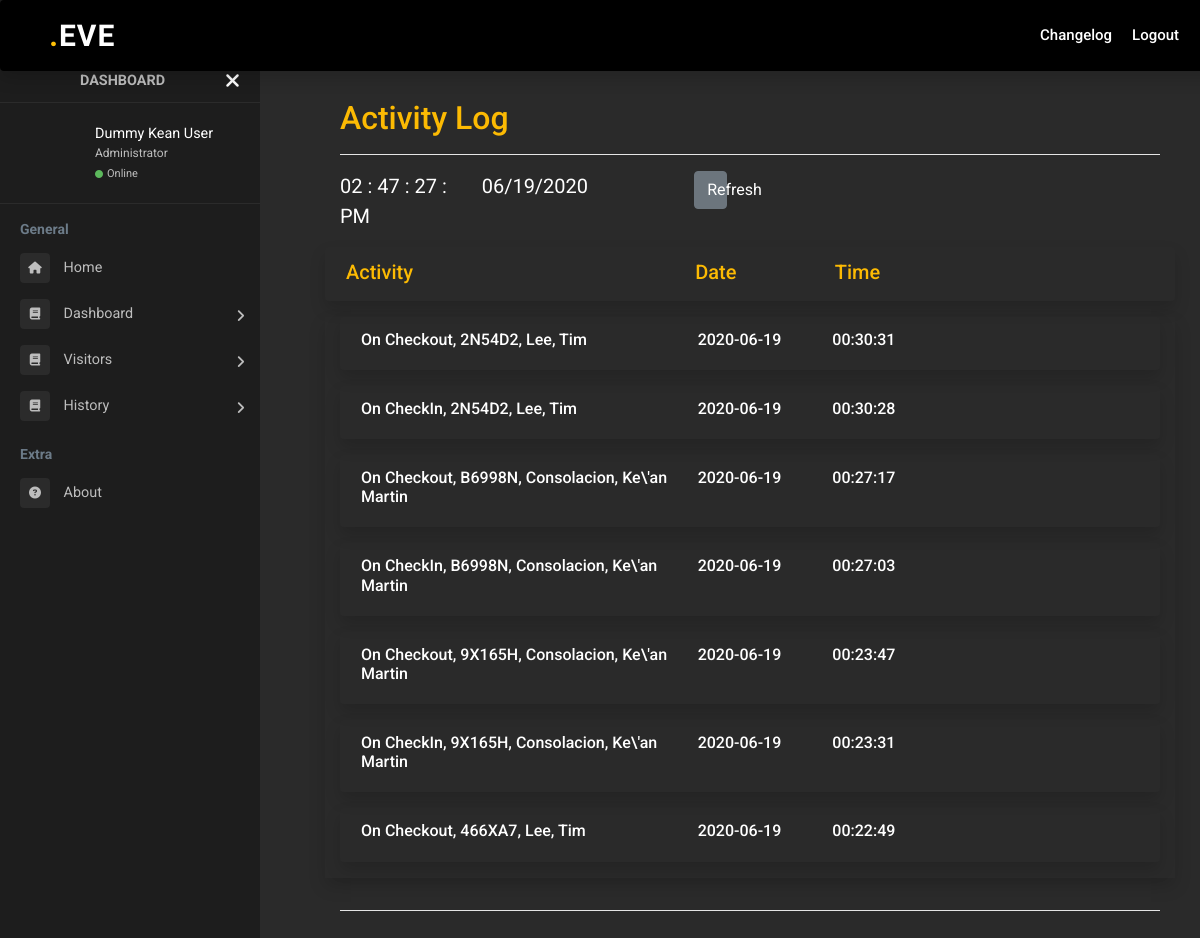
/eve/module-admin/admin-security/admin-security-activity-log.php (signed in), run on the app's committed database.
### tables this page shows
CREATE TABLE `activity_log` (
  `description` varchar(255) NOT NULL,
  `timeCreated` time NOT NULL,
  `date` date NOT NULL
);

### eve/module-admin/admin-security/admin-security-activity-log.php (called while the page is built, shortened)
<?php
  require_once 'admin-view/header/header-welcome-login.php';
  require_once 'admin-view/navbar/navbar-admin.php';
  require_once 'admin-view/sidebar/sidebar-admin.php';
  require_once 'admin-view/content/content-admin-security-activity-log.php';
  require_once 'admin-view/footer/footer-main.php';
 ?>

### eve/module-admin/admin-security/admin-security-process/process-activity-log.php (the view, shortened to what this page needs)
<?php
    function getActivityLog(){
        @include('../../library-process/connection.php');
        $query = 'SELECT * FROM activity_log ORDER BY date, timeCreated DESC';
        $pStatement = $conn->prepare($query);
        $pStatement->execute();
        $result = $pStatement->get_result();
        while($row = $result->fetch_assoc()){
            echo '<div class="alert alert-shadow flex-column align-items-start shadow" role="alert">
              <div class="row">
                <div class="col-5">
                   <h6>'.$row['description'].'</h6>
                </div>
                <div class="col-2">
                    <h6>'.$row['date'].'</h6>
                </div>
                <div class="col-2">
                    <h6>'.$row['timeCreated'].'
                </div>
              </div>
            </div>';
        }
    }
?>

### eve/module-admin/admin-security/admin-view/header/header-welcome-login.php (shortened to what this page needs)
<html lang="en">
  <head>
    <link rel="stylesheet" href="https://maxcdn.bootstrapcdn.com/bootstrap/4.0.0/css/bootstrap.min.css">
    <link rel="stylesheet" href="https://stackpath.bootstrapcdn.com/bootstrap/4.4.1/css/bootstrap.min.css">
    <link rel="stylesheet" href="https://cdnjs.cloudflare.com/ajax/libs/font-awesome/4.7.0/css/font-awesome.min.css">
    <link href="https://use.fontawesome.com/releases/v5.0.6/css/all.css" rel="stylesheet">
    <link rel="stylesheet" type="text/css" href="../admin-event/admin-css/admin.css">
  </head>
  <body onload="realtimeDate(), realtimeClock()">

### eve/module-admin/admin-security/admin-view/navbar/navbar-admin.php (shortened to what this page needs)
<div class="navbar">
  <nav class="navbar navbar-expand-md navbar-dark  navbar-custom shadow rounded row fixed-top mb-5 ml-auto">
    <div class=" col-xl-4">
      <a href="admin-security-dashboard.php" class="navbar-brand nav-title"><span class="yellow">.</span>EVE</a>
    </div>
    <div class="navbar-collapse collapse ml-auto">
      <ul class="navbar-nav ml-auto">
          <li class="nav-item">
              <a class="nav-text navlink" href="changelog.php">Changelog</a>
          </li>
          <li class="nav-item">
              <a class="nav-text navlink" data-toggle="modal" data-target="#logoutModal" href="#landing.php">Logout</a>
          </li>
        </ul>
    </div>
  </nav>
</div>

### eve/module-admin/admin-security/admin-view/sidebar/sidebar-admin.php (shortened to what this page needs)
<div class="page-wrapper chiller-theme toggled">
  <nav id="sidebar" class="sidebar-wrapper">
    <div class="sidebar-content">
      <div class="sidebar-brand">
        <a href="#" class="text-center">DASHBOARD</a>
        <div id="close-sidebar">
          <i class="fas fa-times"></i>
        </div>
      </div>
      <div class="sidebar-header">
        <div class="user-pic">
        </div>
        <div class="user-info">
          <span class="user-name"><?php echo "Dummy Kean User"; ?></span>
          <span class="user-role">Administrator</span>
          <span class="user-status"><i class="fa fa-circle"></i><span>Online</span></span>
        </div>
      </div>
      <div class="sidebar-menu">
        <ul>
          <li class="header-menu">
            <span>General</span>
          </li>
          <li>
            <a href="admin-security-home.php">
              <i class="fa fa-home"></i>
              <span>Home</span>
            </a>
          </li>
          <li class="sidebar-dropdown">
            <a href="#">
              <i class="fa fa-book"></i>
              <span>Dashboard</span>
            </a>
          </li>
          <li class="sidebar-dropdown">
            <a href="#">
              <i class="fa fa-book"></i>
              <span>Visitors</span>
            </a>
          </li>
          <li class="sidebar-dropdown">
            <a href="#">
              <i class="fa fa-book"></i>
              <span>History</span>
            </a>
          </li>
          <li class="header-menu">
            <span>Extra</span>
          </li>
          <li>
            <a href="#">
              <i class="fa fa-question-circle"></i>
              <span>About</span>
            </a>
          </li>
        </ul>
      </div>
    </div>
  </nav>

### eve/module-admin/admin-security/admin-view/content/content-admin-security-activity-log.php (shortened to what this page needs)
<?php require_once('admin-security-process/process-activity-log.php'); ?>
  <main class="page-content">
    <br><br>
    <div class="container-fluid">
      <h2 style="color:#fcba03">Activity Log</h2>
      <hr>
      <div class="row">
        <div class="form-group col-md-12">
          <div class="row">
            <div id="clock" class="col-2" style="font-size:20px"></div>
            <div id="date" class="col-3" style="font-size:20px"></div>
            <div class="col-1">
              <a href="admin-security-activity-log.php" class="btn btn-secondary" style="width:80%">Refresh</a>
            </div>
            <div class="col-1">
            </div>
            <div class="col-2">
            </div>
            <div class="col-3">
            </div>
          </div>
        </div>
        <div class="alert alert-shadow flex-column align-items-start shadow" role="alert" style="width:100%;">
          <div class="row" style="margin-left:px">
            <div class="col-5">
              <h5 class='mb-1' style='color:#fcba03'>Activity</h5>
            </div>
            <div class="col-2">
              <h5 class='mb-1' style='color:#fcba03'>Date</h5>
            </div>
            <div class="col-2">
              <h5 class='mb-1' style='color:#fcba03'>Time</h5>
            </div>
          </div>
        </div>
        <div class="form-group flex-column align-items-start shadow col-md-12">
          <?php
              getActivityLog();
           ?>
         </div>
      </div>
      <hr>
  </main>
</div>

### eve/module-admin/admin-security/admin-view/footer/footer-main.php (shortened to what this page needs)
  </body>
</html>

### data on the page
activity_log: description "On Checkout, 2N54D2, Lee, Tim", date "2020-06-19", timeCreated "00:30:31"
activity_log: description "On CheckIn, 2N54D2, Lee, Tim", date "2020-06-19", timeCreated "00:30:28"
activity_log: description "On Checkout, B6998N, Consolacion, Ke\\'an Martin", date "2020-06-19", timeCreated "00:27:17"
activity_log: description "On CheckIn, B6998N, Consolacion, Ke\\'an Martin", date "2020-06-19", timeCreated "00:27:03"
activity_log: description "On Checkout, 9X165H, Consolacion, Ke\\'an Martin", date "2020-06-19", timeCreated "00:23:47"
activity_log: description "On CheckIn, 9X165H, Consolacion, Ke\\'an Martin", date "2020-06-19", timeCreated "00:23:31"
activity_log: description "On Checkout, 466XA7, Lee, Tim", date "2020-06-19", timeCreated "00:22:49"
